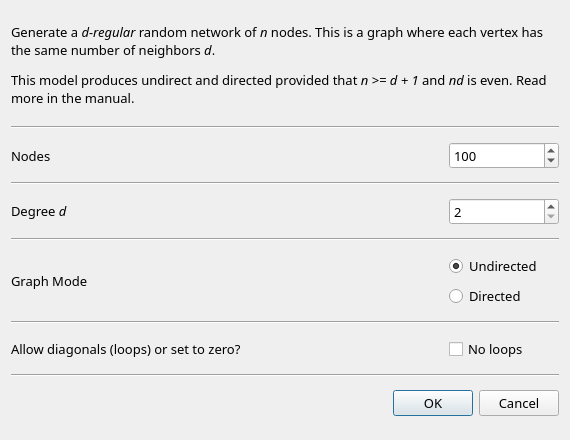
<?xml version="1.0" encoding="UTF-8"?>
<ui version="4.0">
 <class>RandRegularDialog</class>
 <widget class="QDialog" name="RandRegularDialog">
  <property name="geometry">
   <rect>
    <x>0</x>
    <y>0</y>
    <width>570</width>
    <height>440</height>
   </rect>
  </property>
  <property name="sizePolicy">
   <sizepolicy hsizetype="MinimumExpanding" vsizetype="MinimumExpanding">
    <horstretch>0</horstretch>
    <verstretch>0</verstretch>
   </sizepolicy>
  </property>
  <property name="minimumSize">
   <size>
    <width>570</width>
    <height>440</height>
   </size>
  </property>
  <property name="maximumSize">
   <size>
    <width>580</width>
    <height>480</height>
   </size>
  </property>
  <property name="font">
   <font>
    <pointsize>10</pointsize>
   </font>
  </property>
  <property name="windowTitle">
   <string>d-Regular network generator</string>
  </property>
  <layout class="QGridLayout" name="gridLayout">
   <item row="10" column="0">
    <widget class="QDialogButtonBox" name="buttonBox">
     <property name="font">
      <font>
       <family>Sans Serif</family>
       <pointsize>10</pointsize>
       <stylestrategy>PreferDefault</stylestrategy>
      </font>
     </property>
     <property name="orientation">
      <enum>Qt::Horizontal</enum>
     </property>
     <property name="standardButtons">
      <set>QDialogButtonBox::Cancel|QDialogButtonBox::Ok</set>
     </property>
    </widget>
   </item>
   <item row="5" column="0">
    <widget class="Line" name="line_4">
     <property name="orientation">
      <enum>Qt::Horizontal</enum>
     </property>
    </widget>
   </item>
   <item row="4" column="0">
    <layout class="QHBoxLayout" name="horizontalLayout_6">
     <property name="sizeConstraint">
      <enum>QLayout::SetMinimumSize</enum>
     </property>
     <item>
      <widget class="QLabel" name="label_4">
       <property name="sizePolicy">
        <sizepolicy hsizetype="MinimumExpanding" vsizetype="Preferred">
         <horstretch>0</horstretch>
         <verstretch>0</verstretch>
        </sizepolicy>
       </property>
       <property name="minimumSize">
        <size>
         <width>380</width>
         <height>0</height>
        </size>
       </property>
       <property name="font">
        <font>
         <family>Sans Serif</family>
        </font>
       </property>
       <property name="text">
        <string>&lt;html&gt;&lt;head/&gt;&lt;body&gt;&lt;p&gt;Degree &lt;span style=&quot; font-style:italic;&quot;&gt;d&lt;/span&gt;&lt;/p&gt;&lt;/body&gt;&lt;/html&gt;</string>
       </property>
      </widget>
     </item>
     <item>
      <widget class="QSpinBox" name="degreeSpinBox">
       <property name="minimumSize">
        <size>
         <width>110</width>
         <height>0</height>
        </size>
       </property>
       <property name="font">
        <font>
         <family>Sans Serif</family>
        </font>
       </property>
       <property name="toolTip">
        <string>&lt;html&gt;&lt;head/&gt;&lt;body&gt;&lt;p&gt;This is the degree each new node will have.&lt;/p&gt;&lt;p&gt;Note that for a &lt;span style=&quot; font-style:italic;&quot;&gt;d&lt;/span&gt;-regular graph of &lt;span style=&quot; font-style:italic;&quot;&gt;n&lt;/span&gt; vertices, it is necessary that &lt;span style=&quot; font-style:italic;&quot;&gt;n &amp;gt;= d + 1 &lt;/span&gt;and &lt;span style=&quot; font-style:italic;&quot;&gt;n*d &lt;/span&gt;is even&lt;/p&gt;&lt;/body&gt;&lt;/html&gt;</string>
       </property>
       <property name="minimum">
        <number>2</number>
       </property>
       <property name="maximum">
        <number>9999</number>
       </property>
       <property name="singleStep">
        <number>1</number>
       </property>
       <property name="value">
        <number>2</number>
       </property>
      </widget>
     </item>
    </layout>
   </item>
   <item row="3" column="0">
    <widget class="Line" name="line_2">
     <property name="orientation">
      <enum>Qt::Horizontal</enum>
     </property>
    </widget>
   </item>
   <item row="9" column="0">
    <widget class="Line" name="line_6">
     <property name="orientation">
      <enum>Qt::Horizontal</enum>
     </property>
    </widget>
   </item>
   <item row="2" column="0">
    <layout class="QHBoxLayout" name="horizontalLayout_2">
     <item>
      <widget class="QLabel" name="nodesLabel">
       <property name="sizePolicy">
        <sizepolicy hsizetype="MinimumExpanding" vsizetype="Preferred">
         <horstretch>0</horstretch>
         <verstretch>0</verstretch>
        </sizepolicy>
       </property>
       <property name="minimumSize">
        <size>
         <width>380</width>
         <height>0</height>
        </size>
       </property>
       <property name="font">
        <font>
         <family>Sans Serif</family>
        </font>
       </property>
       <property name="text">
        <string>Nodes</string>
       </property>
      </widget>
     </item>
     <item>
      <widget class="QSpinBox" name="nodesSpinBox">
       <property name="sizePolicy">
        <sizepolicy hsizetype="Fixed" vsizetype="Fixed">
         <horstretch>0</horstretch>
         <verstretch>0</verstretch>
        </sizepolicy>
       </property>
       <property name="minimumSize">
        <size>
         <width>110</width>
         <height>0</height>
        </size>
       </property>
       <property name="font">
        <font>
         <family>Sans Serif</family>
        </font>
       </property>
       <property name="toolTip">
        <string>&lt;html&gt;&lt;head/&gt;&lt;body&gt;&lt;p&gt;For a &lt;span style=&quot; font-style:italic;&quot;&gt;d&lt;/span&gt;-regular graph of &lt;span style=&quot; font-style:italic;&quot;&gt;n&lt;/span&gt; vertices, it is necessary that &lt;span style=&quot; font-style:italic;&quot;&gt;n &amp;gt;= d + 1 &lt;/span&gt;and &lt;span style=&quot; font-style:italic;&quot;&gt;n*d &lt;/span&gt;is even&lt;/p&gt;&lt;/body&gt;&lt;/html&gt;</string>
       </property>
       <property name="minimum">
        <number>4</number>
       </property>
       <property name="maximum">
        <number>9999</number>
       </property>
       <property name="value">
        <number>100</number>
       </property>
      </widget>
     </item>
    </layout>
   </item>
   <item row="7" column="0">
    <widget class="Line" name="line_5">
     <property name="orientation">
      <enum>Qt::Horizontal</enum>
     </property>
    </widget>
   </item>
   <item row="1" column="0">
    <widget class="Line" name="line">
     <property name="orientation">
      <enum>Qt::Horizontal</enum>
     </property>
    </widget>
   </item>
   <item row="8" column="0">
    <layout class="QHBoxLayout" name="horizontalLayout_4">
     <item>
      <widget class="QLabel" name="label_3">
       <property name="sizePolicy">
        <sizepolicy hsizetype="MinimumExpanding" vsizetype="Preferred">
         <horstretch>0</horstretch>
         <verstretch>0</verstretch>
        </sizepolicy>
       </property>
       <property name="minimumSize">
        <size>
         <width>400</width>
         <height>0</height>
        </size>
       </property>
       <property name="font">
        <font>
         <family>Sans Serif</family>
        </font>
       </property>
       <property name="text">
        <string>Allow diagonals (loops) or set to zero?</string>
       </property>
      </widget>
     </item>
     <item>
      <layout class="QVBoxLayout" name="verticalLayout_2">
       <item>
        <widget class="QCheckBox" name="diagCheckBox">
         <property name="sizePolicy">
          <sizepolicy hsizetype="Fixed" vsizetype="Fixed">
           <horstretch>0</horstretch>
           <verstretch>0</verstretch>
          </sizepolicy>
         </property>
         <property name="minimumSize">
          <size>
           <width>110</width>
           <height>0</height>
          </size>
         </property>
         <property name="font">
          <font>
           <family>Sans Serif</family>
          </font>
         </property>
         <property name="toolTip">
          <string>Check to allow loops (nodes linking to themselves) in the new network</string>
         </property>
         <property name="text">
          <string>No loops</string>
         </property>
         <property name="checked">
          <bool>false</bool>
         </property>
        </widget>
       </item>
      </layout>
     </item>
    </layout>
   </item>
   <item row="6" column="0">
    <layout class="QHBoxLayout" name="horizontalLayout_3">
     <item>
      <widget class="QLabel" name="label">
       <property name="sizePolicy">
        <sizepolicy hsizetype="MinimumExpanding" vsizetype="Preferred">
         <horstretch>0</horstretch>
         <verstretch>0</verstretch>
        </sizepolicy>
       </property>
       <property name="minimumSize">
        <size>
         <width>400</width>
         <height>0</height>
        </size>
       </property>
       <property name="font">
        <font>
         <family>Sans Serif</family>
        </font>
       </property>
       <property name="text">
        <string>Graph Mode</string>
       </property>
      </widget>
     </item>
     <item>
      <layout class="QVBoxLayout" name="verticalLayout">
       <item>
        <widget class="QRadioButton" name="undirectedRadioButton">
         <property name="sizePolicy">
          <sizepolicy hsizetype="Fixed" vsizetype="Fixed">
           <horstretch>0</horstretch>
           <verstretch>0</verstretch>
          </sizepolicy>
         </property>
         <property name="minimumSize">
          <size>
           <width>110</width>
           <height>0</height>
          </size>
         </property>
         <property name="font">
          <font>
           <family>Sans Serif</family>
          </font>
         </property>
         <property name="text">
          <string>Undirected</string>
         </property>
         <property name="checked">
          <bool>true</bool>
         </property>
         <property name="autoExclusive">
          <bool>false</bool>
         </property>
        </widget>
       </item>
       <item>
        <widget class="QRadioButton" name="directedRadioButton">
         <property name="sizePolicy">
          <sizepolicy hsizetype="Fixed" vsizetype="Fixed">
           <horstretch>0</horstretch>
           <verstretch>0</verstretch>
          </sizepolicy>
         </property>
         <property name="minimumSize">
          <size>
           <width>100</width>
           <height>0</height>
          </size>
         </property>
         <property name="font">
          <font>
           <family>Sans Serif</family>
          </font>
         </property>
         <property name="text">
          <string>Directed</string>
         </property>
         <property name="autoExclusive">
          <bool>false</bool>
         </property>
        </widget>
       </item>
      </layout>
     </item>
    </layout>
   </item>
   <item row="0" column="0">
    <widget class="QLabel" name="label_2">
     <property name="sizePolicy">
      <sizepolicy hsizetype="MinimumExpanding" vsizetype="MinimumExpanding">
       <horstretch>0</horstretch>
       <verstretch>0</verstretch>
      </sizepolicy>
     </property>
     <property name="minimumSize">
      <size>
       <width>450</width>
       <height>70</height>
      </size>
     </property>
     <property name="maximumSize">
      <size>
       <width>16777215</width>
       <height>95</height>
      </size>
     </property>
     <property name="font">
      <font>
       <family>Sans Serif</family>
      </font>
     </property>
     <property name="frameShape">
      <enum>QFrame::NoFrame</enum>
     </property>
     <property name="frameShadow">
      <enum>QFrame::Sunken</enum>
     </property>
     <property name="text">
      <string>&lt;html&gt;&lt;head/&gt;&lt;body&gt;&lt;p&gt;Generate a &lt;span style=&quot; font-style:italic;&quot;&gt;d-regular&lt;/span&gt; random network of &lt;span style=&quot; font-style:italic;&quot;&gt;n&lt;/span&gt; nodes. This is a graph where each vertex has the same number of neighbors &lt;span style=&quot; font-style:italic;&quot;&gt;d&lt;/span&gt;.&lt;/p&gt;&lt;p&gt;This model produces undirect and directed provided that &lt;span style=&quot; font-style:italic;&quot;&gt;n &amp;gt;= d + 1 &lt;/span&gt;and &lt;span style=&quot; font-style:italic;&quot;&gt;nd &lt;/span&gt;is even. Read more in the manual.&lt;/p&gt;&lt;/body&gt;&lt;/html&gt;</string>
     </property>
     <property name="textFormat">
      <enum>Qt::RichText</enum>
     </property>
     <property name="wordWrap">
      <bool>true</bool>
     </property>
    </widget>
   </item>
  </layout>
 </widget>
 <resources/>
 <connections>
  <connection>
   <sender>buttonBox</sender>
   <signal>accepted()</signal>
   <receiver>RandRegularDialog</receiver>
   <slot>accept()</slot>
   <hints>
    <hint type="sourcelabel">
     <x>257</x>
     <y>373</y>
    </hint>
    <hint type="destinationlabel">
     <x>157</x>
     <y>274</y>
    </hint>
   </hints>
  </connection>
  <connection>
   <sender>buttonBox</sender>
   <signal>rejected()</signal>
   <receiver>RandRegularDialog</receiver>
   <slot>reject()</slot>
   <hints>
    <hint type="sourcelabel">
     <x>325</x>
     <y>373</y>
    </hint>
    <hint type="destinationlabel">
     <x>286</x>
     <y>274</y>
    </hint>
   </hints>
  </connection>
 </connections>
</ui>
